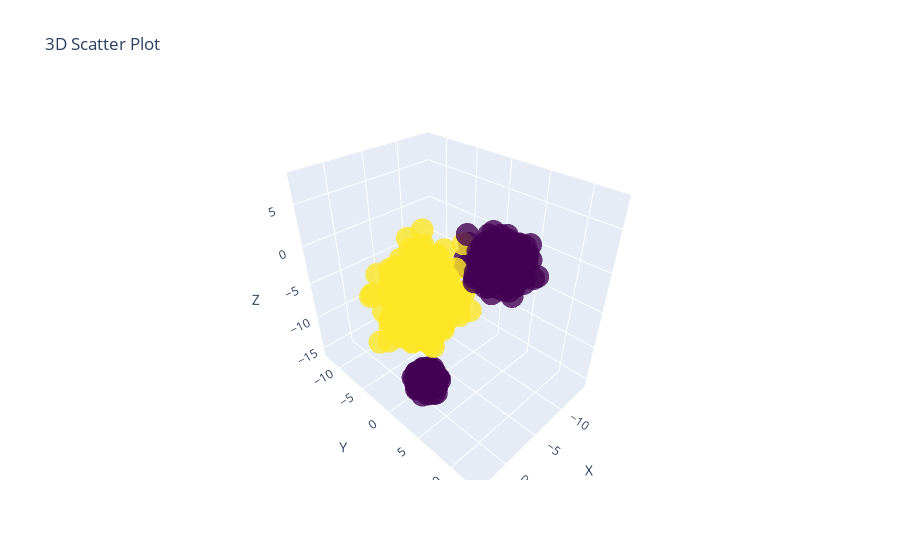

Notebook cell for this chart:
### Code cell
# Создание графика
fig = go.Figure(data=[go.Scatter3d(
    x=df_2["F0"],
    y=df_2["F1"],
    z=df_2["F2"],
    mode='markers',
    marker=dict(
        size=8,
        color=agg_labels,  # Цвет зависит от значения z
        colorscale='Viridis',
        opacity=0.8
    )
)])

# Настройки макета
fig.update_layout(
    title='3D Scatter Plot',
    scene=dict(
        xaxis_title='X',
        yaxis_title='Y',
        zaxis_title='Z'
    )
)

fig.show()

### Figure 1 — Plotly figure (JSON) as saved in the notebook; plotly's stock layout.template omitted (floating-point values rounded to 4 significant figures; data arrays with more than 128 entries replaced by an {"elided": "..."} marker saying what was removed)
{"data": [{"marker": {"color": {"elided": "1000 int values"}, "colorscale": [[0, "#440154"], [0.1111, "#482878"], [0.2222, "#3e4989"], [0.3333, "#31688e"], [0.4444, "#26828e"], [0.5556, "#1f9e89"], [0.6667, "#35b779"], [0.7778, "#6ece58"], [0.8889, "#b5de2b"], [1, "#fde725"]], "opacity": 0.8, "size": 8}, "mode": "markers", "type": "scatter3d", "x": {"elided": "1000 float values"}, "y": {"elided": "1000 float values"}, "z": {"elided": "1000 float values"}}], "layout": {"scene": {"xaxis": {"title": {"text": "X"}}, "yaxis": {"title": {"text": "Y"}}, "zaxis": {"title": {"text": "Z"}}}, "title": {"text": "3D Scatter Plot"}}}
